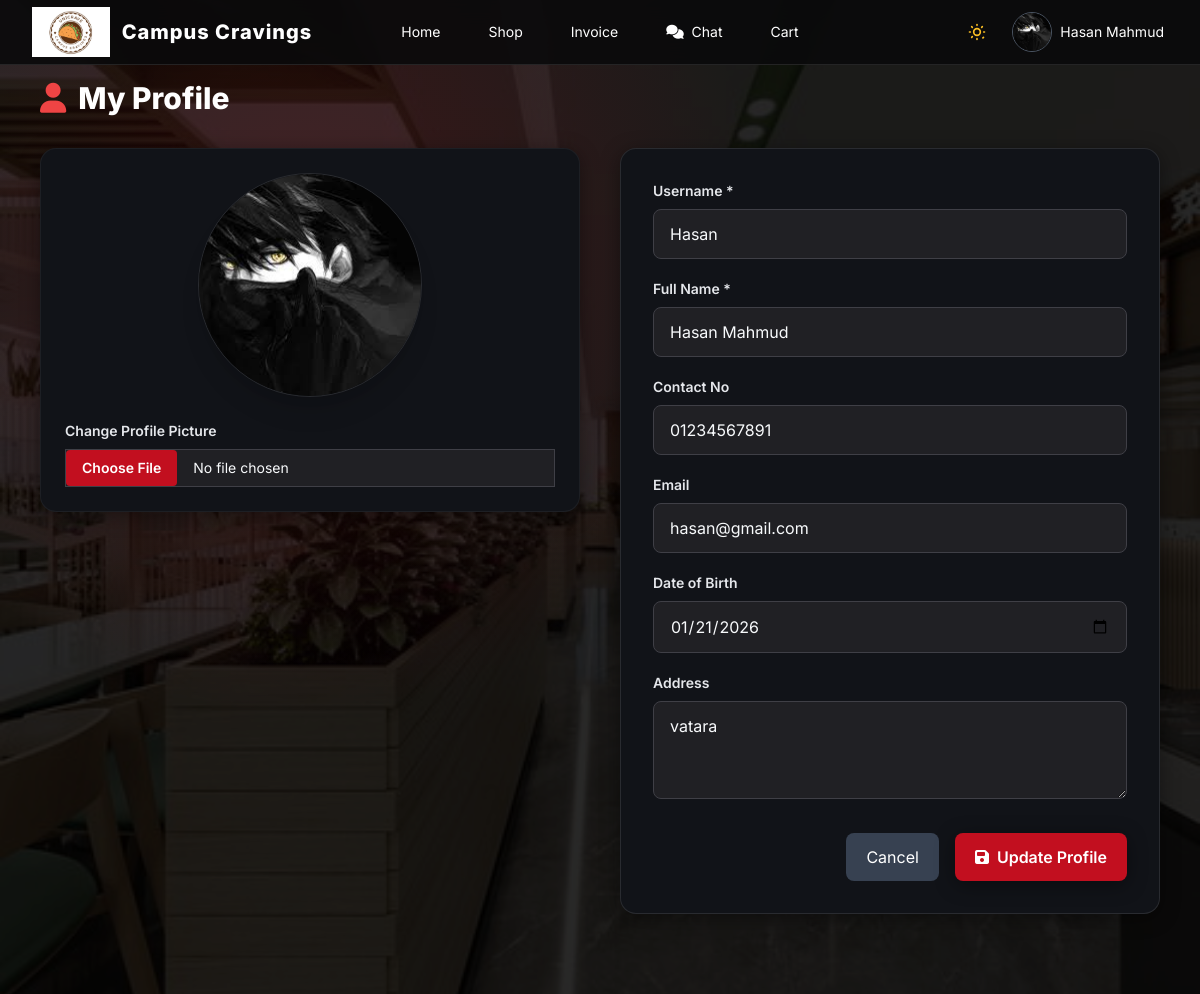
/customer/profile.php (signed in), run on the app's committed database.
### tables this page shows
CREATE TABLE `customer` (
  `customer_id` int(11) NOT NULL,
  `username` varchar(50) NOT NULL,
  `fullname` varchar(100) NOT NULL,
  `email` varchar(100) NOT NULL,
  `password` varchar(255) NOT NULL,
  `phone` varchar(20) DEFAULT NULL,
  `address` text DEFAULT NULL,
  `created_at` timestamp NOT NULL DEFAULT current_timestamp(),
  `updated_at` timestamp NOT NULL DEFAULT current_timestamp() ON UPDATE current_timestamp(),
  `status` enum('active','inactive') DEFAULT 'active',
  `profile_pic` varchar(255) DEFAULT NULL,
  `dob` date DEFAULT NULL
);

### customer/profile.php (the view, shortened to what this page needs)
<?php
require_once __DIR__ . '/../config/db_connection.php';
$customerId = (int) $_SESSION['user_id'];
$hasProfilePic = false;
$res = $conn->query("SELECT COUNT(*) AS cnt FROM INFORMATION_SCHEMA.COLUMNS WHERE TABLE_SCHEMA = DATABASE() AND TABLE_NAME = 'customer' AND COLUMN_NAME = 'profile_pic'");
if ($res) {
		$row = $res->fetch_assoc();
		$hasProfilePic = ((int)$row['cnt'] > 0);
}
$hasDob = false;
$resDob = $conn->query("SELECT COUNT(*) AS cnt FROM INFORMATION_SCHEMA.COLUMNS WHERE TABLE_SCHEMA = DATABASE() AND TABLE_NAME = 'customer' AND COLUMN_NAME = 'dob'");
if ($resDob) {
		$rowDob = $resDob->fetch_assoc();
		$hasDob = ((int)$rowDob['cnt'] > 0);
}
$selectCols = 'customer_id, username, fullname, email, phone, address' . ($hasProfilePic ? ', profile_pic' : '') . ($hasDob ? ', dob' : '');
$stmt = $conn->prepare("SELECT $selectCols FROM customer WHERE customer_id = ? LIMIT 1");
$stmt->bind_param('i', $customerId);
$stmt->execute();
$result = $stmt->get_result();
$profile = $result->fetch_assoc();
function initials($name) {
		$parts = preg_split('/\s+/', trim($name ?? ''));
		$letters = '';
		foreach ($parts as $p) {
				if ($p !== '') $letters .= strtoupper(substr($p, 0, 1));
				if (strlen($letters) >= 2) break;
		}
		return $letters ?: 'C';
}
$displayName = $_SESSION['fullname'] ?? $_SESSION['username'] ?? 'Customer';
$profilePic = $_SESSION['profile_pic'] ?? ($profile['profile_pic'] ?? null);
$initials = initials($displayName);
?>
<!DOCTYPE html>
<html lang="en">
<head>
		<script src="https://cdn.tailwindcss.com"></script>
		<link rel="stylesheet" href="https://cdnjs.cloudflare.com/ajax/libs/font-awesome/6.4.0/css/all.min.css">
	</head>
	<body>
		<div class="page-bg" aria-hidden="true"><img src="../resources/profile.jpg" alt="Background"></div>
		<div class="page-overlay" aria-hidden="true"></div>
		<header>
			<div class="relative h-16 max-w-7xl mx-auto px-4">
				<div class="logo-section">
					<a href="./navbar.php">
						<img src="../resources/logo.jpg" alt="Campus Cravings" class="campus-cravings-logo" />
						<span class="brand-text">Campus Cravings</span>
					</a>
				</div>
				<nav class="nav-buttons">
					<a href="./navbar.php" class="px-4 py-2 bg-transparent hover:bg-red-600 hover:bg-opacity-80 rounded text-sm">Home</a>
					<div class="relative group">
						<button type="button" class="px-4 py-2 rounded text-sm hover:bg-red-600 hover:bg-opacity-80">Shop</button>
					</div>
					<a href="./invoice.php" class="px-4 py-2 rounded text-sm hover:bg-red-600 hover:bg-opacity-80">Invoice</a>
					<a href="./chat.php" class="px-4 py-2 rounded text-sm hover:bg-red-600 hover:bg-opacity-80">
						<i class="fas fa-comments mr-1"></i> Chat
					</a>
					<a href="./cart.php" class="px-4 py-2 rounded text-sm hover:bg-red-600 hover:bg-opacity-80">Cart</a>
				</nav>
				<div class="profile-section">
					<div class="relative" id="profileRoot">
						<button id="profileBtn" type="button" class="flex items-center gap-2 p-1 rounded profile-btn focus:outline-none">
							<?php if (!empty($profilePic)): ?>
								<img src="<?= htmlspecialchars($profilePic) ?>" alt="Profile" class="w-10 h-10 rounded-full object-cover border border-gray-600" />
							<?php else: ?>
								<div class="initials-circle"><?= htmlspecialchars($initials) ?></div>
							<?php endif; ?>
							<span class="hidden sm:inline-block text-sm text-white"><?= htmlspecialchars($displayName) ?></span>
						</button>
					</div>
				</div>
			</div>
		</header>
		<main class="max-w-6xl mx-auto px-4 py-20">
			<h1 class="text-3xl font-extrabold text-white mb-8 flex items-center gap-3">
				<i class="fas fa-user text-red-500"></i>
				My Profile
			</h1>
			<form action="" method="POST" enctype="multipart/form-data">
				<div class="grid grid-cols-1 lg:grid-cols-2 gap-10 items-start">
					<div class="card-dark rounded-2xl shadow-2xl p-6 flex flex-col items-center gap-6">
						<?php if (!empty($profilePic)): ?>
							<img id="avatarPreview" src="<?= htmlspecialchars($profilePic) ?>" alt="Avatar" class="w-56 h-56 rounded-full object-cover border border-white/10 shadow-xl">
						<?php else: ?>
							<div id="avatarPreview" class="w-56 h-56 rounded-full bg-gradient-to-br from-gray-800 to-gray-900 border border-white/10 shadow-xl flex items-center justify-center text-5xl font-extrabold text-gray-200"><?= htmlspecialchars($initials) ?></div>
						<?php endif; ?>
						<div class="w-full flex flex-col gap-2">
							<label class="text-sm font-semibold text-gray-200">Change Profile Picture</label>
							<input type="file" name="profile_pic" accept="image/*" onchange="previewImage(this)" class="block w-full text-sm file:mr-4 file:py-2 file:px-4 file:rounded file:border-0 file:text-sm file:font-semibold file:bg-[var(--accent)] file:text-white hover:file:brightness-110 input-dark" <?= $hasProfilePic ? '' : 'disabled' ?>>
						</div>
					</div>
					<div class="card-dark rounded-2xl shadow-2xl p-8 border border-white/10 space-y-5">
						<div>
							<label class="block text-sm font-semibold text-gray-200 mb-2">Username *</label>
							<input type="text" name="username" value="<?= htmlspecialchars($profile['username'] ?? '') ?>" required class="w-full px-4 py-3 rounded-lg input-dark">
						</div>
						<div>
							<label class="block text-sm font-semibold text-gray-200 mb-2">Full Name *</label>
							<input type="text" name="fullname" value="<?= htmlspecialchars($profile['fullname'] ?? '') ?>" required class="w-full px-4 py-3 rounded-lg input-dark">
						</div>
						<div>
							<label class="block text-sm font-semibold text-gray-200 mb-2">Contact No</label>
							<input type="text" name="phone" value="<?= htmlspecialchars($profile['phone'] ?? '') ?>" class="w-full px-4 py-3 rounded-lg input-dark">
						</div>
						<div>
							<label class="block text-sm font-semibold text-gray-200 mb-2">Email</label>
							<input type="email" name="email" value="<?= htmlspecialchars($profile['email'] ?? '') ?>" class="w-full px-4 py-3 rounded-lg input-dark">
						</div>
						<div>
							<label class="block text-sm font-semibold text-gray-200 mb-2">Date of Birth</label>
							<input type="date" name="dob" max="<?= date('Y-m-d') ?>" value="<?= $hasDob ? htmlspecialchars($profile['dob'] ?? '') : '' ?>" class="w-full px-4 py-3 rounded-lg input-dark" <?= $hasDob ? '' : 'disabled' ?>>
						</div>
						<div>
							<label class="block text-sm font-semibold text-gray-200 mb-2">Address</label>
							<textarea name="address" rows="3" class="w-full px-4 py-3 rounded-lg input-dark"><?= htmlspecialchars($profile['address'] ?? '') ?></textarea>
						</div>
						<div class="flex flex-wrap gap-4 justify-end pt-2">
							<a href="./navbar.php" class="px-5 py-3 rounded-lg bg-gray-700 text-white hover:bg-gray-600">Cancel</a>
							<button type="submit" name="save_profile" class="px-5 py-3 rounded-lg bg-[var(--accent)] text-white font-semibold hover:brightness-110 shadow-lg">
								<i class="fas fa-save mr-2"></i>Update Profile
							</button>
						</div>
					</div>
				</div>
			</form>
		</main>
	</body>
 </html>

### customer/profile.php (style rules this page uses)
:root { --dark-bg: #0b0b0d; --card-bg: #111318; --input-bg: #1b1e26; --input-border: #2b2f3a; --accent: #c20f1f; }
body { font-family: 'Inter', sans-serif; background: var(--dark-bg); color: #e5e7eb; overflow-x: hidden; }
.page-bg { position: fixed; inset: 0; z-index: -2; overflow: hidden; }
.page-bg img { width: 100%; height: 100%; object-fit: cover; filter: brightness(0.35); }
.page-overlay { position: fixed; inset: 0; background: radial-gradient(circle at 25% 25%, rgba(194,15,31,0.20), transparent 40%), rgba(0,0,0,0.55); z-index: -1; }
.campus-cravings-logo { height: 50px; width: auto; transition: transform 0.3s ease; }
header { position: fixed; top: 0; left: 0; right: 0; z-index: 50; background: rgba(10, 10, 12, 0.9) !important; backdrop-filter: blur(12px) !important; -webkit-backdrop-filter: blur(12px) !important; border-bottom: 1px solid rgba(255, 255, 255, 0.1) !important; }
.logo-section { position: absolute; left: 2rem; top: 50%; transform: translateY(-50%); }
.logo-section a { display: flex; align-items: center; gap: 0.75rem; text-decoration: none; }
.brand-text { font-size: 1.25rem; font-weight: 800; color: #ffffff; letter-spacing: 0.05em; transition: color 0.3s ease; }
.profile-section { position: absolute; right: 2rem; top: 50%; transform: translateY(-50%); }
.nav-buttons { display: none; }
@media (min-width: 768px) { .nav-buttons { display: flex; position: absolute; left: 50%; top: 50%; transform: translate(-50%, -50%); gap: 1rem; } }
.input-dark { background: var(--input-bg); border: 1px solid var(--input-border); color: #e5e7eb; }
.card-dark { background: var(--card-bg); border: 1px solid rgba(255,255,255,0.05); }

### data on the page
customer: username "Hasan", fullname "Hasan Mahmud", phone "01234567891", email "hasan@gmail.com", dob "01/21/2026", address "vatara"

### other printed values
$displayName "Hasan Mahmud"
